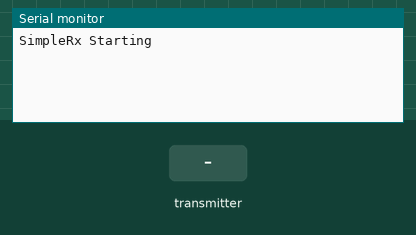
Bench run of a sketch on a simulated Arduino Uno, built with avr-gcc and run on an emulated ATmega328P. Shown: the last lines printed to the serial monitor. The inputs (shaded band) are chosen by the test bench. No radio packets arrive unless stated.

Above: at 1.2 s.
1.3 s: the transmitter starts sending distance = 0
At 1.9 s:
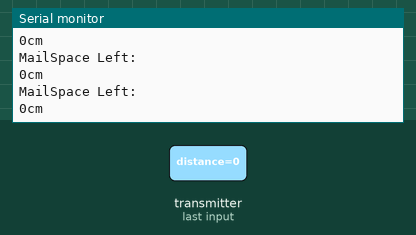
2.8 s: the transmitter starts sending state = 1
4.3 s: the transmitter starts sending distance = 1023
At 5.3 s:
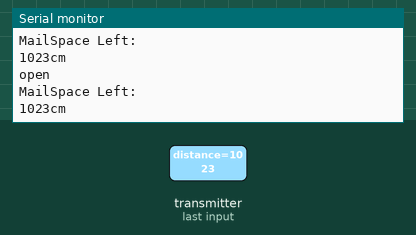
7.3 s: the transmitter starts sending distance = 256
At 7.8 s:
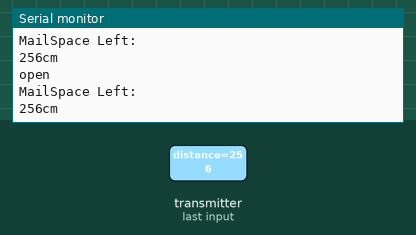
13.3 s: the transmitter starts sending state = 1
Timing chart, 0 to 16.3 s (numbered marks = the images above; inputs shaded):
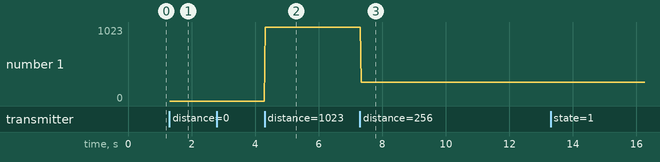

The sketch:

MailReceiver.ino
```cpp
// SimpleRx - the slave or the receiver
//References - Inspiredd by Transciever Demo (https://forum.arduino.cc/t/simple-nrf24l01-2-4ghz-transceiver-demo/405123) (Robin2, 2016)

#include <SPI.h>
#include <nRF24L01.h>
#include <RF24.h>

#define CE_PIN   9
#define CSN_PIN 10

const byte thisSlaveAddress[5] = {'R','x','A','A','A'};

RF24 radio(CE_PIN, CSN_PIN);

struct dataReceived{
  int distance;
  bool state;
}; // this must match dataToSend in the TX
dataReceived data;
bool newData = false;

//===========

void setup() {

    Serial.begin(9600);

    Serial.println("SimpleRx Starting");
    radio.begin();
    radio.setAutoAck(false);
    radio.setDataRate( RF24_250KBPS );
    radio.openReadingPipe(1, thisSlaveAddress);
    radio.startListening();
}

//=============

void loop() {
    getData();
    showData();
}

//==============

void getData() {
    if ( radio.available() ) {
        radio.read( &data, sizeof(dataReceived) );
        newData = true;
    }
}

void showData() {
    if (newData == true) {
      if (data.state==true){
        Serial.println("open");
      }
        Serial.println("MailSpace Left: ");
        Serial.print(data.distance);
        Serial.println("cm");
        newData = false;
    }
}
```

Measured:
- after the input at 1.3 s, the serial monitor: prints a new line at once (image 1)
- after the input at 4.3 s, the serial monitor: prints a new line at once (image 2)
- after the input at 7.3 s, the serial monitor: prints a new line at once (image 3)
- plotted number 1: 0 → 1023 after the input at 4.3 s, 1023 → 256 after the input at 7.3 s
